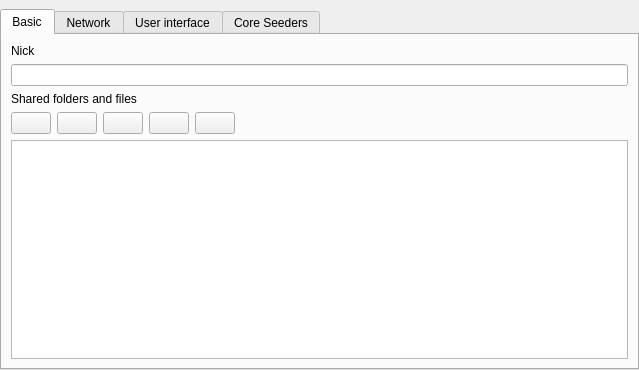
<?xml version="1.0" encoding="UTF-8"?>
<ui version="4.0">
 <class>SettingsWidget</class>
 <widget class="QWidget" name="SettingsWidget">
  <property name="geometry">
   <rect>
    <x>0</x>
    <y>0</y>
    <width>639</width>
    <height>370</height>
   </rect>
  </property>
  <property name="windowTitle">
   <string>Settings</string>
  </property>
  <property name="windowIcon">
   <iconset resource="../ressources.qrc">
    <normaloff>:/icons/ressources/settings.png</normaloff>:/icons/ressources/settings.png</iconset>
  </property>
  <layout class="QVBoxLayout" name="layMain">
   <property name="leftMargin">
    <number>0</number>
   </property>
   <property name="topMargin">
    <number>9</number>
   </property>
   <property name="rightMargin">
    <number>0</number>
   </property>
   <property name="bottomMargin">
    <number>0</number>
   </property>
   <item>
    <widget class="QTabWidget" name="tabWidget">
     <property name="currentIndex">
      <number>0</number>
     </property>
     <widget class="QWidget" name="tabBasicSettings">
      <attribute name="title">
       <string>Basic</string>
      </attribute>
      <layout class="QVBoxLayout" name="layBasic" stretch="0,0,0,0,2">
       <item>
        <widget class="QLabel" name="lblNick">
         <property name="text">
          <string>Nick</string>
         </property>
        </widget>
       </item>
       <item>
        <widget class="QLineEdit" name="txtNick">
         <property name="maxLength">
          <number>256</number>
         </property>
        </widget>
       </item>
       <item>
        <widget class="QLabel" name="lblShared">
         <property name="text">
          <string>Shared folders and files</string>
         </property>
        </widget>
       </item>
       <item>
        <layout class="QHBoxLayout" name="layButtons" stretch="0,0,0,0,0,0">
         <item>
          <widget class="QPushButton" name="butAddShared">
           <property name="toolTip">
            <string>Add a new shared directory</string>
           </property>
           <property name="text">
            <string/>
           </property>
           <property name="icon">
            <iconset resource="../ressources.qrc">
             <normaloff>:/icons/ressources/add.png</normaloff>:/icons/ressources/add.png</iconset>
           </property>
           <property name="flat">
            <bool>false</bool>
           </property>
          </widget>
         </item>
         <item>
          <widget class="QPushButton" name="butRemoveShared">
           <property name="toolTip">
            <string>Remove the selected shared directory</string>
           </property>
           <property name="text">
            <string/>
           </property>
           <property name="icon">
            <iconset resource="../ressources.qrc">
             <normaloff>:/icons/ressources/delete.png</normaloff>:/icons/ressources/delete.png</iconset>
           </property>
          </widget>
         </item>
         <item>
          <widget class="QPushButton" name="butMoveDownShared">
           <property name="toolTip">
            <string>Move down the selected shared directory</string>
           </property>
           <property name="text">
            <string/>
           </property>
           <property name="icon">
            <iconset resource="../ressources.qrc">
             <normaloff>:/icons/ressources/arrow_down.png</normaloff>:/icons/ressources/arrow_down.png</iconset>
           </property>
          </widget>
         </item>
         <item>
          <widget class="QPushButton" name="butMoveUpShared">
           <property name="toolTip">
            <string>Move up the selected shared directory</string>
           </property>
           <property name="text">
            <string/>
           </property>
           <property name="icon">
            <iconset resource="../ressources.qrc">
             <normaloff>:/icons/ressources/arrow_up.png</normaloff>:/icons/ressources/arrow_up.png</iconset>
           </property>
          </widget>
         </item>
         <item>
          <widget class="QPushButton" name="butOpenFolder">
           <property name="toolTip">
            <string>Open location of the selected shared directory</string>
           </property>
           <property name="text">
            <string/>
           </property>
           <property name="icon">
            <iconset resource="../ressources.qrc">
             <normaloff>:/icons/ressources/explore_folder.png</normaloff>:/icons/ressources/explore_folder.png</iconset>
           </property>
          </widget>
         </item>
         <item>
          <spacer name="horizontalSpacer">
           <property name="orientation">
            <enum>Qt::Horizontal</enum>
           </property>
           <property name="sizeHint" stdset="0">
            <size>
             <width>40</width>
             <height>20</height>
            </size>
           </property>
          </spacer>
         </item>
        </layout>
       </item>
       <item>
        <layout class="QHBoxLayout" name="layShared">
         <item>
          <widget class="QTableView" name="tblShareDirs">
           <property name="alternatingRowColors">
            <bool>true</bool>
           </property>
           <attribute name="horizontalHeaderHighlightSections">
            <bool>false</bool>
           </attribute>
          </widget>
         </item>
        </layout>
       </item>
      </layout>
     </widget>
     <widget class="QWidget" name="tabNetworkSettings">
      <attribute name="title">
       <string>Network</string>
      </attribute>
      <layout class="QVBoxLayout" name="verticalLayout_3">
       <item>
        <widget class="QGroupBox" name="grpInterfaces">
         <property name="sizePolicy">
          <sizepolicy hsizetype="Preferred" vsizetype="Preferred">
           <horstretch>0</horstretch>
           <verstretch>0</verstretch>
          </sizepolicy>
         </property>
         <property name="title">
          <string>Interface to listen</string>
         </property>
         <layout class="QVBoxLayout" name="layGrpInterfaces">
          <item>
           <widget class="QScrollArea" name="scoInterfaces">
            <property name="sizePolicy">
             <sizepolicy hsizetype="Expanding" vsizetype="Preferred">
              <horstretch>0</horstretch>
              <verstretch>0</verstretch>
             </sizepolicy>
            </property>
            <property name="horizontalScrollBarPolicy">
             <enum>Qt::ScrollBarAlwaysOff</enum>
            </property>
            <property name="widgetResizable">
             <bool>true</bool>
            </property>
            <widget class="QWidget" name="scoInterfacesContent">
             <property name="geometry">
              <rect>
               <x>0</x>
               <y>0</y>
               <width>591</width>
               <height>93</height>
              </rect>
             </property>
             <property name="sizePolicy">
              <sizepolicy hsizetype="Preferred" vsizetype="Maximum">
               <horstretch>0</horstretch>
               <verstretch>0</verstretch>
              </sizepolicy>
             </property>
             <layout class="QVBoxLayout" name="layInterfaces">
              <item>
               <widget class="QRadioButton" name="radAllInterfaces">
                <property name="text">
                 <string>All interfaces (recommended)</string>
                </property>
                <property name="checked">
                 <bool>true</bool>
                </property>
                <attribute name="buttonGroup">
                 <string notr="true">grpAddressesToListenTo</string>
                </attribute>
               </widget>
              </item>
             </layout>
            </widget>
           </widget>
          </item>
          <item>
           <widget class="QPushButton" name="butRefreshInterfaces">
            <property name="text">
             <string>Refresh interfaces</string>
            </property>
           </widget>
          </item>
         </layout>
        </widget>
       </item>
       <item>
        <widget class="QCheckBox" name="chkEnableIntegrityCheck">
         <property name="toolTip">
          <string>When activated all received data will be verified against their hashes.  It may consume CPU resources.</string>
         </property>
         <property name="text">
          <string>Data integrity check</string>
         </property>
        </widget>
       </item>
       <item>
        <spacer name="verticalSpacer_2">
         <property name="orientation">
          <enum>Qt::Vertical</enum>
         </property>
         <property name="sizeType">
          <enum>QSizePolicy::Preferred</enum>
         </property>
         <property name="sizeHint" stdset="0">
          <size>
           <width>0</width>
           <height>0</height>
          </size>
         </property>
        </spacer>
       </item>
       <item>
        <widget class="QGroupBox" name="grpDgLanNetwork">
         <property name="title">
          <string>DG-LAN / ZeroTier Network</string>
         </property>
         <layout class="QFormLayout" name="formDgLanNetwork">
          <item row="0" column="0">
           <widget class="QLabel" name="lblInterfaceName">
            <property name="text">
             <string>Interface name</string>
            </property>
            <property name="toolTip">
             <string>Name of the network interface to bind to (e.g. zt0 for ZeroTier). Leave empty for automatic selection.</string>
            </property>
           </widget>
          </item>
          <item row="0" column="1">
           <widget class="QLineEdit" name="txtInterfaceName">
            <property name="placeholderText">
             <string>e.g. zt0 (empty = auto)</string>
            </property>
           </widget>
          </item>
          <item row="1" column="0">
           <widget class="QLabel" name="lblMulticastTTL">
            <property name="text">
             <string>Multicast TTL override</string>
            </property>
            <property name="toolTip">
             <string>Set to 1 for ZeroTier (multicast does not cross routers). 0 = use core default.</string>
            </property>
           </widget>
          </item>
          <item row="1" column="1">
           <widget class="QSpinBox" name="spnMulticastTTL">
            <property name="minimum">
             <number>0</number>
            </property>
            <property name="maximum">
             <number>255</number>
            </property>
            <property name="specialValueText">
             <string>Auto</string>
            </property>
           </widget>
          </item>
          <item row="2" column="0" colspan="2">
           <widget class="QCheckBox" name="chkForceIPv4">
            <property name="text">
             <string>Force IPv4</string>
            </property>
            <property name="toolTip">
             <string>When checked, only IPv4 addresses are used. Recommended for ZeroTier.</string>
            </property>
            <property name="visible">
             <bool>false</bool>
            </property>
           </widget>
          </item>
         </layout>
        </widget>
       </item>
      </layout>
     </widget>
     <widget class="QWidget" name="tabAdvancedSettings">
      <attribute name="title">
       <string>User interface</string>
      </attribute>
      <attribute name="toolTip">
       <string>Graphic User Interface</string>
      </attribute>
      <layout class="QVBoxLayout" name="layAdvanced" stretch="0,0,0,0,0,0">
       <item>
        <widget class="QLabel" name="lblLanguage">
         <property name="text">
          <string>Language</string>
         </property>
        </widget>
       </item>
       <item>
        <widget class="QComboBox" name="cmbLanguages"/>
       </item>
       <item>
        <widget class="QLabel" name="lblStyle">
         <property name="text">
          <string>Style</string>
         </property>
        </widget>
       </item>
       <item>
        <layout class="QHBoxLayout" name="layStyle">
         <property name="spacing">
          <number>3</number>
         </property>
         <item>
          <widget class="QComboBox" name="cmbStyles"/>
         </item>
         <item>
          <widget class="QPushButton" name="butReloadStyle">
           <property name="sizePolicy">
            <sizepolicy hsizetype="Fixed" vsizetype="Fixed">
             <horstretch>0</horstretch>
             <verstretch>0</verstretch>
            </sizepolicy>
           </property>
           <property name="toolTip">
            <string>Reload the current style</string>
           </property>
           <property name="text">
            <string/>
           </property>
           <property name="icon">
            <iconset resource="../ressources.qrc">
             <normaloff>:/icons/ressources/refresh.png</normaloff>:/icons/ressources/refresh.png</iconset>
           </property>
          </widget>
         </item>
        </layout>
       </item>
       <item>
        <widget class="QGroupBox" name="grpCoreConnection">
         <property name="title">
          <string>Core connection</string>
         </property>
         <layout class="QVBoxLayout" name="verticalLayout">
          <item>
           <layout class="QGridLayout" name="gridLayout" rowstretch="0,0,0,0,0,0">
            <item row="0" column="0" colspan="2">
             <widget class="QLabel" name="lblCoreAddress">
              <property name="text">
               <string>Address</string>
              </property>
             </widget>
            </item>
            <item row="1" column="0">
             <widget class="QLineEdit" name="txtCoreAddress"/>
            </item>
            <item row="1" column="1">
             <widget class="QPushButton" name="butResetCoreAddress">
              <property name="text">
               <string>Reset to local</string>
              </property>
             </widget>
            </item>
            <item row="2" column="0" colspan="2">
             <widget class="QLabel" name="lblPassword">
              <property name="text">
               <string>Password</string>
              </property>
             </widget>
            </item>
            <item row="3" column="0">
             <widget class="QLineEdit" name="txtPassword">
              <property name="echoMode">
               <enum>QLineEdit::Password</enum>
              </property>
             </widget>
            </item>
            <item row="4" column="0" colspan="2">
             <spacer name="verticalSpacer_3">
              <property name="orientation">
               <enum>Qt::Vertical</enum>
              </property>
              <property name="sizeType">
               <enum>QSizePolicy::Fixed</enum>
              </property>
              <property name="sizeHint" stdset="0">
               <size>
                <width>20</width>
                <height>6</height>
               </size>
              </property>
             </spacer>
            </item>
            <item row="5" column="0" colspan="2">
             <layout class="QHBoxLayout" name="horizontalLayout">
              <item>
               <widget class="QPushButton" name="butConnect">
                <property name="text">
                 <string notr="true"/>
                </property>
                <property name="icon">
                 <iconset resource="../ressources.qrc">
                  <normaloff>:/icons/ressources/lightning.png</normaloff>:/icons/ressources/lightning.png</iconset>
                </property>
                <property name="default">
                 <bool>true</bool>
                </property>
               </widget>
              </item>
              <item>
               <widget class="QPushButton" name="butDisconnect">
                <property name="sizePolicy">
                 <sizepolicy hsizetype="Minimum" vsizetype="Minimum">
                  <horstretch>0</horstretch>
                  <verstretch>0</verstretch>
                 </sizepolicy>
                </property>
                <property name="text">
                 <string>Disconnect</string>
                </property>
               </widget>
              </item>
             </layout>
            </item>
            <item row="3" column="1">
             <layout class="QHBoxLayout" name="horizontalLayout_2">
              <item>
               <widget class="QPushButton" name="butChangePassword">
                <property name="enabled">
                 <bool>false</bool>
                </property>
                <property name="text">
                 <string>Change the password</string>
                </property>
               </widget>
              </item>
              <item>
               <widget class="QPushButton" name="butResetPassword">
                <property name="text">
                 <string>Reset the password</string>
                </property>
               </widget>
              </item>
             </layout>
            </item>
           </layout>
          </item>
         </layout>
        </widget>
       </item>
       <item>
        <spacer name="verticalSpacer">
         <property name="orientation">
          <enum>Qt::Vertical</enum>
         </property>
         <property name="sizeHint" stdset="0">
          <size>
           <width>20</width>
           <height>40</height>
          </size>
         </property>
        </spacer>
       </item>
      </layout>
     </widget>
     <widget class="QWidget" name="tabCoreSeeders">
      <attribute name="title">
       <string>Core Seeders</string>
      </attribute>
      <attribute name="toolTip">
       <string>Always-on hosts that are probed at startup for reliable peer discovery</string>
      </attribute>
      <layout class="QVBoxLayout" name="layCoreSeeders">
       <item>
        <widget class="QCheckBox" name="chkCoreSeederMode">
         <property name="text">
          <string>This machine is a core seeder (always-on host)</string>
         </property>
         <property name="toolTip">
          <string>Enable to advertise this machine as a reliable always-on host. Other peers will prioritise contacting it at startup.</string>
         </property>
        </widget>
       </item>
       <item>
        <widget class="QLabel" name="lblKnownHosts">
         <property name="text">
          <string>Known core seeders (probed at startup):</string>
         </property>
        </widget>
       </item>
       <item>
        <widget class="QTableWidget" name="tblKnownHosts">
         <property name="selectionBehavior">
          <enum>QAbstractItemView::SelectRows</enum>
         </property>
         <property name="selectionMode">
          <enum>QAbstractItemView::SingleSelection</enum>
         </property>
         <column>
          <property name="text">
           <string>Address</string>
          </property>
         </column>
         <column>
          <property name="text">
           <string>Port</string>
          </property>
         </column>
         <column>
          <property name="text">
           <string>Nick</string>
          </property>
         </column>
        </widget>
       </item>
       <item>
        <layout class="QHBoxLayout" name="layKnownHostButtons">
         <item>
          <widget class="QPushButton" name="butAddKnownHost">
           <property name="text">
            <string>Add</string>
           </property>
           <property name="icon">
            <iconset resource="../ressources.qrc">
             <normaloff>:/icons/ressources/add.png</normaloff>:/icons/ressources/add.png</iconset>
           </property>
          </widget>
         </item>
         <item>
          <widget class="QPushButton" name="butRemoveKnownHost">
           <property name="text">
            <string>Remove</string>
           </property>
           <property name="icon">
            <iconset resource="../ressources.qrc">
             <normaloff>:/icons/ressources/remove.png</normaloff>:/icons/ressources/remove.png</iconset>
           </property>
          </widget>
         </item>
         <item>
          <spacer name="horizontalSpacer_seeders">
           <property name="orientation">
            <enum>Qt::Horizontal</enum>
           </property>
           <property name="sizeHint" stdset="0">
            <size>
             <width>40</width>
             <height>20</height>
            </size>
           </property>
          </spacer>
         </item>
        </layout>
       </item>
      </layout>
     </widget>
    </widget>
   </item>
  </layout>
 </widget>
 <resources>
  <include location="../ressources.qrc"/>
 </resources>
 <connections/>
 <buttongroups>
  <buttongroup name="grpAddressesToListenTo"/>
 </buttongroups>
</ui>
